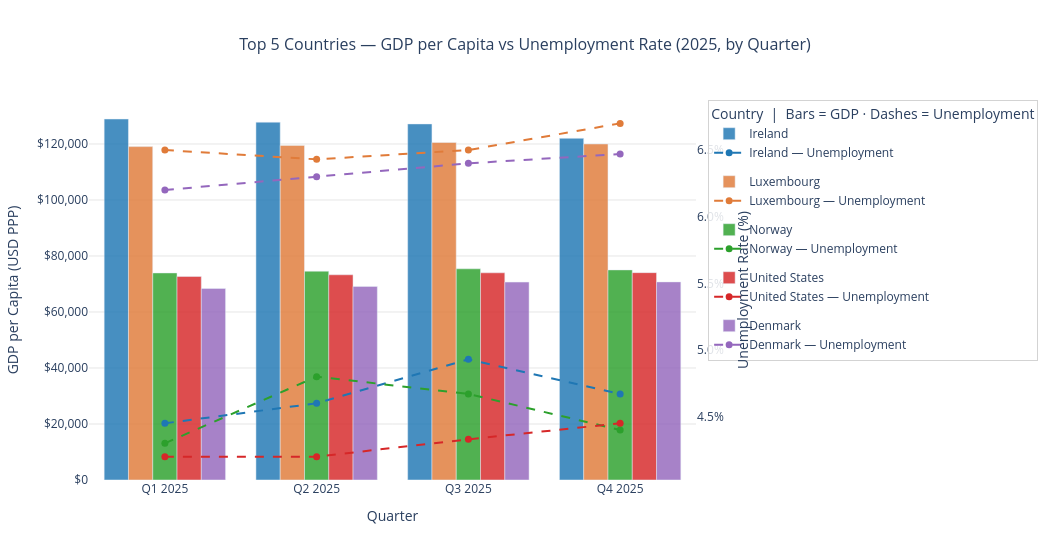

Here is the notebook cell this chart was saved with:
### Code cell
import plotly.graph_objects as go

# ── Color palette — one distinct color per country ───────────────────────────
COLORS = {
    "Ireland":       "#1f77b4",
    "Luxembourg":    "#e07b39",
    "Norway":        "#2ca02c",
    "United States": "#d62728",
    "Denmark":       "#9467bd",
}

quarters = quarter_order
quarter_labels = ["Q1 2025", "Q2 2025", "Q3 2025", "Q4 2025"]

fig = go.Figure()

for code in top5_codes:
    name = country_labels[code]
    color = COLORS[name]
    country_data = (
        top5_df[top5_df["REF_AREA"] == code]
        .set_index("QUARTER")
        .reindex(quarters)
    )

    gdp_vals = country_data["GDP_PER_CAPITA_USD_PPP"].tolist()
    une_vals = country_data["UNE_RATE_PCT"].tolist()

    # GDP bars (primary y-axis)
    fig.add_trace(go.Bar(
        name=name,
        x=quarter_labels,
        y=gdp_vals,
        marker_color=color,
        opacity=0.82,
        yaxis="y1",
        legendgroup=name,
        hovertemplate=(
            f"<b>{name}</b><br>"
            "Quarter: %{x}<br>"
            "GDP per Capita: $%{y:,.0f} USD PPP"
            "<extra></extra>"
        ),
    ))

    # Unemployment lines (secondary y-axis)
    fig.add_trace(go.Scatter(
        name=f"{name} — Unemployment",
        x=quarter_labels,
        y=une_vals,
        mode="lines+markers",
        line=dict(color=color, dash="dash", width=2),
        marker=dict(size=7),
        yaxis="y2",
        legendgroup=name,
        showlegend=True,
        hovertemplate=(
            f"<b>{name}</b><br>"
            "Quarter: %{x}<br>"
            "Unemployment: %{y:.2f}%"
            "<extra></extra>"
        ),
    ))

fig.update_layout(
    title=dict(
        text="Top 5 Countries — GDP per Capita vs Unemployment Rate (2025, by Quarter)",
        font=dict(size=16),
        x=0.5,
    ),
    barmode="group",
    xaxis=dict(title="Quarter", tickfont=dict(size=12)),
    yaxis=dict(
        title="GDP per Capita (USD PPP)",
        tickprefix="$",
        tickformat=",.0f",
        gridcolor="rgba(0,0,0,0.1)",
    ),
    yaxis2=dict(
        title="Unemployment Rate (%)",
        overlaying="y",
        side="right",
        ticksuffix="%",
        tickformat=".1f",
        showgrid=False,
    ),
    legend=dict(
        title="Country  |  Bars = GDP · Dashes = Unemployment",
        bgcolor="rgba(255,255,255,0.85)",
        bordercolor="lightgray",
        borderwidth=1,
    ),
    hovermode="x unified",
    plot_bgcolor="white",
    width=1050,
    height=560,
)

fig.show()
fig.write_html("unit2-comparison-chart.html")
print("Interactive chart saved as unit2-comparison-chart.html")

### Figure 1 — Plotly figure (JSON) as saved in the notebook; plotly's stock layout.template omitted (floating-point values rounded to 4 significant figures)
{"data": [{"hovertemplate": "<b>Ireland</b><br>Quarter: %{x}<br>GDP per Capita: $%{y:,.0f} USD PPP<extra></extra>", "legendgroup": "Ireland", "marker": {"color": "#1f77b4"}, "name": "Ireland", "opacity": 0.82, "type": "bar", "x": ["Q1 2025", "Q2 2025", "Q3 2025", "Q4 2025"], "y": [128900.0, 127800.0, 127200.0, 122000.0], "yaxis": "y"}, {"hovertemplate": "<b>Ireland</b><br>Quarter: %{x}<br>Unemployment: %{y:.2f}%<extra></extra>", "legendgroup": "Ireland", "line": {"color": "#1f77b4", "dash": "dash", "width": 2}, "marker": {"size": 7}, "mode": "lines+markers", "name": "Ireland — Unemployment", "showlegend": true, "type": "scatter", "x": ["Q1 2025", "Q2 2025", "Q3 2025", "Q4 2025"], "y": [4.45, 4.6, 4.93, 4.67], "yaxis": "y2"}, {"hovertemplate": "<b>Luxembourg</b><br>Quarter: %{x}<br>GDP per Capita: $%{y:,.0f} USD PPP<extra></extra>", "legendgroup": "Luxembourg", "marker": {"color": "#e07b39"}, "name": "Luxembourg", "opacity": 0.82, "type": "bar", "x": ["Q1 2025", "Q2 2025", "Q3 2025", "Q4 2025"], "y": [119065, 119500.0, 120500.0, 120000.0], "yaxis": "y"}, {"hovertemplate": "<b>Luxembourg</b><br>Quarter: %{x}<br>Unemployment: %{y:.2f}%<extra></extra>", "legendgroup": "Luxembourg", "line": {"color": "#e07b39", "dash": "dash", "width": 2}, "marker": {"size": 7}, "mode": "lines+markers", "name": "Luxembourg — Unemployment", "showlegend": true, "type": "scatter", "x": ["Q1 2025", "Q2 2025", "Q3 2025", "Q4 2025"], "y": [6.5, 6.43, 6.5, 6.7], "yaxis": "y2"}, {"hovertemplate": "<b>Norway</b><br>Quarter: %{x}<br>GDP per Capita: $%{y:,.0f} USD PPP<extra></extra>", "legendgroup": "Norway", "marker": {"color": "#2ca02c"}, "name": "Norway", "opacity": 0.82, "type": "bar", "x": ["Q1 2025", "Q2 2025", "Q3 2025", "Q4 2025"], "y": [73950.0, 74580.0, 75420.0, 75040.0], "yaxis": "y"}, {"hovertemplate": "<b>Norway</b><br>Quarter: %{x}<br>Unemployment: %{y:.2f}%<extra></extra>", "legendgroup": "Norway", "line": {"color": "#2ca02c", "dash": "dash", "width": 2}, "marker": {"size": 7}, "mode": "lines+markers", "name": "Norway — Unemployment", "showlegend": true, "type": "scatter", "x": ["Q1 2025", "Q2 2025", "Q3 2025", "Q4 2025"], "y": [4.3, 4.8, 4.67, 4.4], "yaxis": "y2"}, {"hovertemplate": "<b>United States</b><br>Quarter: %{x}<br>GDP per Capita: $%{y:,.0f} USD PPP<extra></extra>", "legendgroup": "United States", "marker": {"color": "#d62728"}, "name": "United States", "opacity": 0.82, "type": "bar", "x": ["Q1 2025", "Q2 2025", "Q3 2025", "Q4 2025"], "y": [72690.0, 73289, 73990.0, 74060.0], "yaxis": "y"}, {"hovertemplate": "<b>United States</b><br>Quarter: %{x}<br>Unemployment: %{y:.2f}%<extra></extra>", "legendgroup": "United States", "line": {"color": "#d62728", "dash": "dash", "width": 2}, "marker": {"size": 7}, "mode": "lines+markers", "name": "United States — Unemployment", "showlegend": true, "type": "scatter", "x": ["Q1 2025", "Q2 2025", "Q3 2025", "Q4 2025"], "y": [4.2, 4.2, 4.33, 4.45], "yaxis": "y2"}, {"hovertemplate": "<b>Denmark</b><br>Quarter: %{x}<br>GDP per Capita: $%{y:,.0f} USD PPP<extra></extra>", "legendgroup": "Denmark", "marker": {"color": "#9467bd"}, "name": "Denmark", "opacity": 0.82, "type": "bar", "x": ["Q1 2025", "Q2 2025", "Q3 2025", "Q4 2025"], "y": [68390.0, 69130.0, 70680.0, 70750.0], "yaxis": "y"}, {"hovertemplate": "<b>Denmark</b><br>Quarter: %{x}<br>Unemployment: %{y:.2f}%<extra></extra>", "legendgroup": "Denmark", "line": {"color": "#9467bd", "dash": "dash", "width": 2}, "marker": {"size": 7}, "mode": "lines+markers", "name": "Denmark — Unemployment", "showlegend": true, "type": "scatter", "x": ["Q1 2025", "Q2 2025", "Q3 2025", "Q4 2025"], "y": [6.2, 6.3, 6.4, 6.47], "yaxis": "y2"}], "layout": {"barmode": "group", "height": 560, "hovermode": "x unified", "legend": {"bgcolor": "rgba(255,255,255,0.85)", "bordercolor": "lightgray", "borderwidth": 1, "title": {"text": "Country  |  Bars = GDP · Dashes = Unemployment"}}, "plot_bgcolor": "white", "title": {"font": {"size": 16}, "text": "Top 5 Countries — GDP per Capita vs Unemployment Rate (2025, by Quarter)", "x": 0.5}, "width": 1050, "xaxis": {"tickfont": {"size": 12}, "title": {"text": "Quarter"}}, "yaxis": {"gridcolor": "rgba(0,0,0,0.1)", "tickformat": ",.0f", "tickprefix": "$", "title": {"text": "GDP per Capita (USD PPP)"}}, "yaxis2": {"overlaying": "y", "showgrid": false, "side": "right", "tickformat": ".1f", "ticksuffix": "%", "title": {"text": "Unemployment Rate (%)"}}}}
